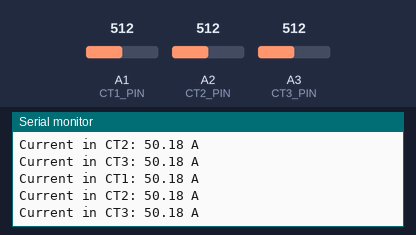
Bench run of a sketch on a simulated Arduino Uno, built with avr-gcc and run on an emulated ATmega328P. Shown: the last lines printed to the serial monitor. Inputs (shaded band) come from the test bench; at power-on: A1 (CT1_PIN) = 512, A2 (CT2_PIN) = 512, A3 (CT3_PIN) = 512. WiFi joins after 1.5 s; servers stay silent unless stated.

Above: at 1.8 s.
1.9 s: A1 (CT1_PIN) set to 716
At 2.8 s:
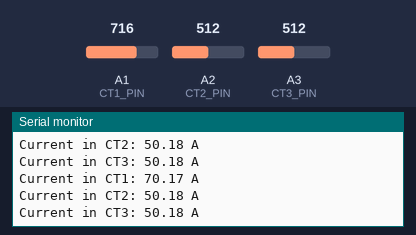
3.4 s: A2 (CT2_PIN) set to 716
At 4.7 s:
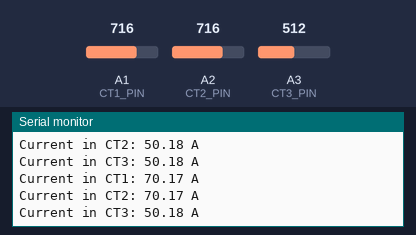
4.9 s: A3 (CT3_PIN) set to 716
At 5.9 s:
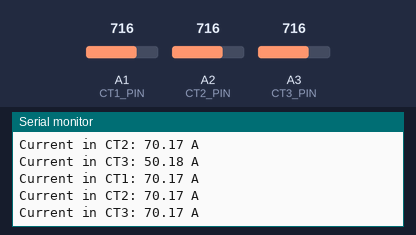
6.4 s: A1 (CT1_PIN) set to 900
At 7.7 s:
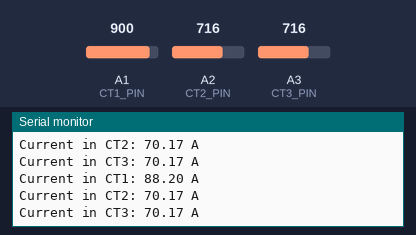
7.9 s: A2 (CT2_PIN) set to 900
At 8.5 s:
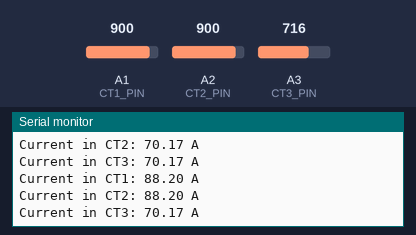
9.4 s: A3 (CT3_PIN) set to 900
At 10.8 s:
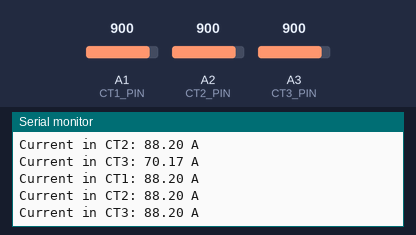
Timing chart, 0 to 11.9 s (numbered marks = the images above; inputs shaded):
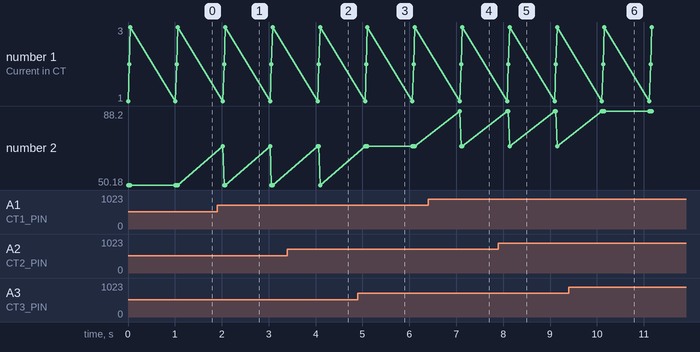

The sketch:

CT_sensor.ino
```cpp
#include <SPI.h>
#include <Ethernet.h>

byte mac[] = { 0xDE, 0xAD, 0xBE, 0xEF, 0xFE, 0xED }; // MAC address for the Ethernet shield
IPAddress ip(192, 168, 1, 177); // IP address for the Arduino (ensure it's available in your network)

EthernetServer server(80); // Server on port 80

const int CT1_PIN = A1;
const int CT2_PIN = A2;
const int CT3_PIN = A3;

const float CALIBRATION_FACTOR = 0.098;
void setup() {
    Ethernet.begin(mac, ip);
  server.begin();
Serial.begin(9600);
}

void loop() {
  // Read the analog values from the CTs using the 16-bit ADC
  int rawValue1 = readADC(CT1_PIN);
  int rawValue2 = readADC(CT2_PIN);
  int rawValue3 = readADC(CT3_PIN);

  float current1 = rawValue1 * CALIBRATION_FACTOR;
  float current2 = rawValue2 * CALIBRATION_FACTOR;
  float current3 = rawValue3 * CALIBRATION_FACTOR;

  Serial.print("Current in CT1: ");
  Serial.print(current1);
  Serial.println(" A");

  Serial.print("Current in CT2: ");
  Serial.print(current2);
  Serial.println(" A");

  Serial.print("Current in CT3: ");
  Serial.print(current3);
  Serial.println(" A");

  delay(1000);

}

int readADC(int pin) {
return analogRead(pin);
}
```

Measured:
- after the input at 1.9 s, the serial monitor: prints a new line after 0.12 s (image 1)
- after the input at 3.4 s, the serial monitor: prints a new line after 0.67 s (image 2)
- after the input at 4.9 s, the serial monitor: prints a new line after 0.21 s (image 3)
- after the input at 6.4 s, the serial monitor: prints a new line after 0.68 s (image 4)
- after the input at 7.9 s, the serial monitor: prints a new line after 0.21 s (image 5)
- after the input at 9.4 s, the serial monitor: prints a new line after 0.76 s (image 6)
